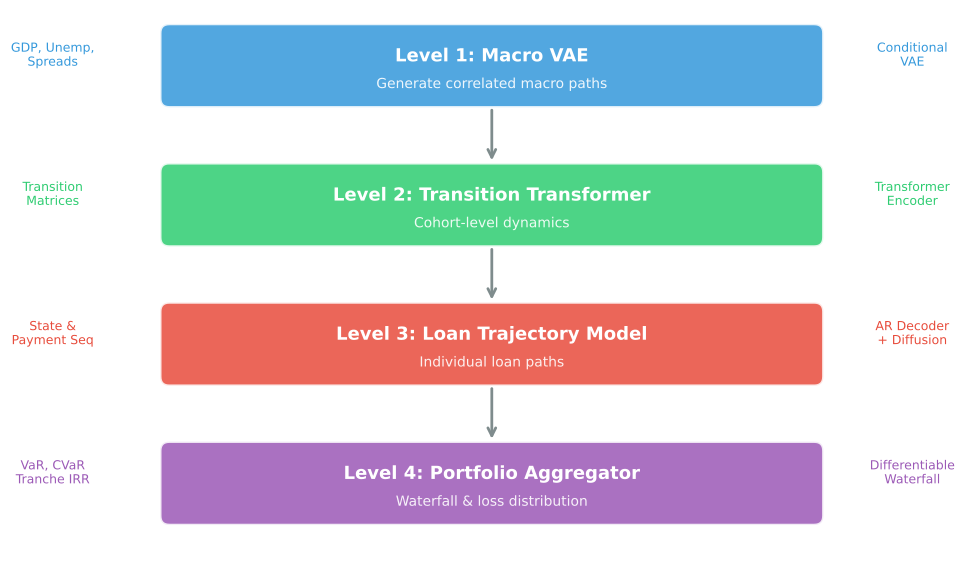

The script that saved this image:
"""Hierarchical Deep Generative Architecture Diagram"""
import matplotlib.pyplot as plt
import matplotlib.patches as mpatches
from pathlib import Path

plt.rcParams.update({
    'font.size': 14, 'axes.labelsize': 14, 'axes.titlesize': 16,
    'xtick.labelsize': 13, 'ytick.labelsize': 13, 'legend.fontsize': 13,
    'figure.figsize': (10, 6), 'figure.dpi': 150,
    'font.family': 'sans-serif'
})

fig, ax = plt.subplots(figsize=(10, 6))
ax.set_xlim(0, 10)
ax.set_ylim(0, 6)
ax.axis('off')

# Colors
C_MACRO = '#3498db'
C_COHORT = '#2ecc71'
C_LOAN = '#e74c3c'
C_PORTFOLIO = '#9b59b6'
C_ARROW = '#7f8c8d'

# Level boxes
boxes = [
    (1.5, 5.0, 7, 0.8, 'Level 1: Macro VAE', C_MACRO, 'Generate correlated macro paths'),
    (1.5, 3.5, 7, 0.8, 'Level 2: Transition Transformer', C_COHORT, 'Cohort-level dynamics'),
    (1.5, 2.0, 7, 0.8, 'Level 3: Loan Trajectory Model', C_LOAN, 'Individual loan paths'),
    (1.5, 0.5, 7, 0.8, 'Level 4: Portfolio Aggregator', C_PORTFOLIO, 'Waterfall & loss distribution'),
]

for x, y, w, h, title, color, desc in boxes:
    rect = mpatches.FancyBboxPatch(
        (x, y), w, h,
        boxstyle="round,pad=0.05,rounding_size=0.1",
        facecolor=color, edgecolor='white', linewidth=2, alpha=0.85
    )
    ax.add_patch(rect)
    ax.text(x + w/2, y + h/2 + 0.1, title, ha='center', va='center',
            fontsize=13, fontweight='bold', color='white')
    ax.text(x + w/2, y + h/2 - 0.2, desc, ha='center', va='center',
            fontsize=10, color='white', alpha=0.9)

# Arrows
for y_start, y_end in [(4.95, 4.35), (3.45, 2.85), (1.95, 1.35)]:
    ax.annotate('', xy=(5, y_end), xytext=(5, y_start),
                arrowprops=dict(arrowstyle='->', color=C_ARROW, lw=2))

# Labels
ax.text(0.3, 5.4, 'GDP, Unemp,\nSpreads', fontsize=9, ha='center', color=C_MACRO)
ax.text(0.3, 3.9, 'Transition\nMatrices', fontsize=9, ha='center', color=C_COHORT)
ax.text(0.3, 2.4, 'State &\nPayment Seq', fontsize=9, ha='center', color=C_LOAN)
ax.text(0.3, 0.9, 'VaR, CVaR\nTranche IRR', fontsize=9, ha='center', color=C_PORTFOLIO)

ax.text(9.5, 5.4, 'Conditional\nVAE', fontsize=9, ha='center', color=C_MACRO)
ax.text(9.5, 3.9, 'Transformer\nEncoder', fontsize=9, ha='center', color=C_COHORT)
ax.text(9.5, 2.4, 'AR Decoder\n+ Diffusion', fontsize=9, ha='center', color=C_LOAN)
ax.text(9.5, 0.9, 'Differentiable\nWaterfall', fontsize=9, ha='center', color=C_PORTFOLIO)

plt.tight_layout()
plt.savefig(Path(__file__).parent / 'chart.pdf', dpi=300, bbox_inches='tight',
            facecolor='white', edgecolor='none')
plt.close()
print("Saved: 01_architecture/chart.pdf")
